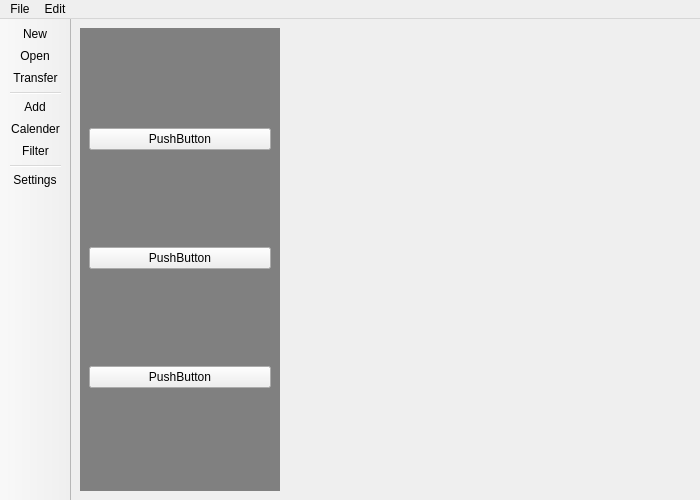
<?xml version="1.0" encoding="UTF-8"?>
<ui version="4.0">
 <class>MainWindow</class>
 <widget class="QMainWindow" name="MainWindow">
  <property name="windowModality">
   <enum>Qt::NonModal</enum>
  </property>
  <property name="geometry">
   <rect>
    <x>0</x>
    <y>0</y>
    <width>700</width>
    <height>500</height>
   </rect>
  </property>
  <property name="minimumSize">
   <size>
    <width>700</width>
    <height>500</height>
   </size>
  </property>
  <property name="windowTitle">
   <string>TPlan</string>
  </property>
  <property name="windowIcon">
   <iconset resource="resource.qrc">
    <normaloff>:/icons/resource/icons/check.png</normaloff>:/icons/resource/icons/check.png</iconset>
  </property>
  <widget class="QWidget" name="centralwidget">
   <layout class="QHBoxLayout" name="horizontalLayout" stretch="2,8">
    <item>
     <widget class="QWidget" name="widget" native="true">
      <property name="minimumSize">
       <size>
        <width>200</width>
        <height>0</height>
       </size>
      </property>
      <property name="autoFillBackground">
       <bool>false</bool>
      </property>
      <property name="styleSheet">
       <string notr="true">QWidget #widget{
background-color: gray;
}</string>
      </property>
      <layout class="QVBoxLayout" name="verticalLayout">
       <item>
        <widget class="QPushButton" name="pushButton_2">
         <property name="text">
          <string>PushButton</string>
         </property>
        </widget>
       </item>
       <item>
        <widget class="QPushButton" name="pushButton_3">
         <property name="text">
          <string>PushButton</string>
         </property>
        </widget>
       </item>
       <item>
        <widget class="QPushButton" name="pushButton">
         <property name="text">
          <string>PushButton</string>
         </property>
        </widget>
       </item>
      </layout>
     </widget>
    </item>
    <item>
     <widget class="QStackedWidget" name="stackedWidget">
      <property name="minimumSize">
       <size>
        <width>400</width>
        <height>0</height>
       </size>
      </property>
      <widget class="QWidget" name="page">
       <layout class="QVBoxLayout" name="verticalLayout_3"/>
      </widget>
      <widget class="QWidget" name="page_2">
       <layout class="QHBoxLayout" name="horizontalLayout_3">
        <item>
         <widget class="QCalendarWidget" name="calendarWidget"/>
        </item>
       </layout>
      </widget>
     </widget>
    </item>
   </layout>
  </widget>
  <widget class="QMenuBar" name="menuBar">
   <property name="geometry">
    <rect>
     <x>0</x>
     <y>0</y>
     <width>700</width>
     <height>20</height>
    </rect>
   </property>
   <widget class="QMenu" name="menuFile">
    <property name="title">
     <string>File</string>
    </property>
    <addaction name="actionNew"/>
    <addaction name="actionOpen"/>
    <addaction name="actionTransfer"/>
    <addaction name="actionSettings"/>
   </widget>
   <widget class="QMenu" name="menuEdit">
    <property name="title">
     <string>Edit</string>
    </property>
    <addaction name="actionAdd"/>
    <addaction name="actionCalender"/>
    <addaction name="actionFilter"/>
   </widget>
   <addaction name="menuFile"/>
   <addaction name="menuEdit"/>
  </widget>
  <widget class="QToolBar" name="toolBar">
   <property name="enabled">
    <bool>true</bool>
   </property>
   <property name="contextMenuPolicy">
    <enum>Qt::PreventContextMenu</enum>
   </property>
   <property name="acceptDrops">
    <bool>false</bool>
   </property>
   <property name="windowTitle">
    <string>toolBar</string>
   </property>
   <property name="movable">
    <bool>false</bool>
   </property>
   <property name="floatable">
    <bool>true</bool>
   </property>
   <attribute name="toolBarArea">
    <enum>LeftToolBarArea</enum>
   </attribute>
   <attribute name="toolBarBreak">
    <bool>false</bool>
   </attribute>
   <addaction name="actionNew"/>
   <addaction name="actionOpen"/>
   <addaction name="actionTransfer"/>
   <addaction name="separator"/>
   <addaction name="actionAdd"/>
   <addaction name="actionCalender"/>
   <addaction name="actionFilter"/>
   <addaction name="separator"/>
   <addaction name="actionSettings"/>
  </widget>
  <action name="actionNew">
   <property name="icon">
    <iconset resource="resource.qrc">
     <normaloff>:/icons/resource/icons/new-file.png</normaloff>:/icons/resource/icons/new-file.png</iconset>
   </property>
   <property name="text">
    <string>New</string>
   </property>
   <property name="toolTip">
    <string>New File</string>
   </property>
  </action>
  <action name="actionOpen">
   <property name="icon">
    <iconset resource="resource.qrc">
     <normaloff>:/icons/resource/icons/open-file.png</normaloff>:/icons/resource/icons/open-file.png</iconset>
   </property>
   <property name="text">
    <string>Open</string>
   </property>
   <property name="toolTip">
    <string>Open File</string>
   </property>
  </action>
  <action name="actionTransfer">
   <property name="icon">
    <iconset resource="resource.qrc">
     <normaloff>:/icons/resource/icons/data-transfer.png</normaloff>:/icons/resource/icons/data-transfer.png</iconset>
   </property>
   <property name="text">
    <string>Transfer</string>
   </property>
   <property name="toolTip">
    <string>Transfer Finished Jobs</string>
   </property>
  </action>
  <action name="actionAdd">
   <property name="icon">
    <iconset resource="resource.qrc">
     <normaloff>:/icons/resource/icons/add.png</normaloff>:/icons/resource/icons/add.png</iconset>
   </property>
   <property name="text">
    <string>Add</string>
   </property>
   <property name="toolTip">
    <string>Add ToDo</string>
   </property>
  </action>
  <action name="actionFilter">
   <property name="icon">
    <iconset resource="resource.qrc">
     <normaloff>:/icons/resource/icons/filter.png</normaloff>:/icons/resource/icons/filter.png</iconset>
   </property>
   <property name="text">
    <string>Filter</string>
   </property>
   <property name="toolTip">
    <string>Filter ToDo</string>
   </property>
  </action>
  <action name="actionSettings">
   <property name="icon">
    <iconset resource="resource.qrc">
     <normaloff>:/icons/resource/icons/setting.png</normaloff>:/icons/resource/icons/setting.png</iconset>
   </property>
   <property name="text">
    <string>Settings</string>
   </property>
  </action>
  <action name="actionCalender">
   <property name="icon">
    <iconset resource="resource.qrc">
     <normaloff>:/icons/resource/icons/calendar.png</normaloff>:/icons/resource/icons/calendar.png</iconset>
   </property>
   <property name="text">
    <string>Calender</string>
   </property>
  </action>
 </widget>
 <resources>
  <include location="resource.qrc"/>
 </resources>
 <connections/>
</ui>
